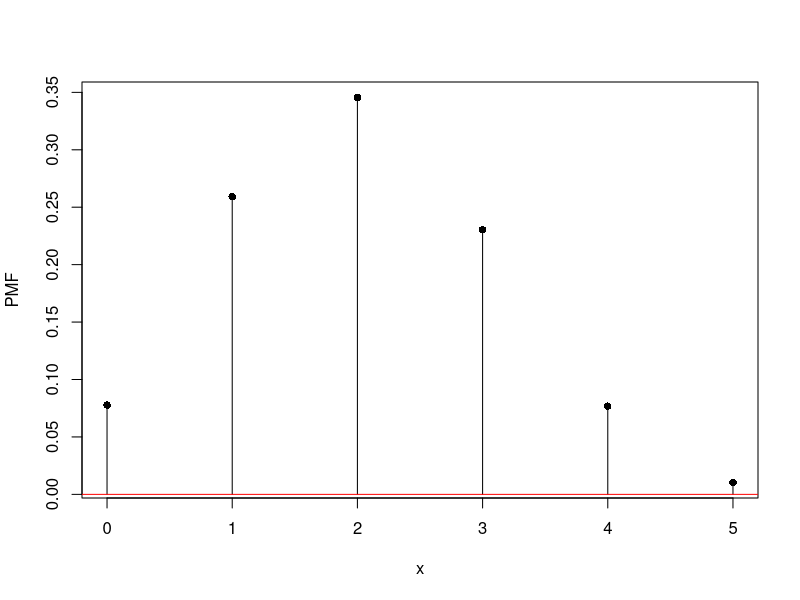
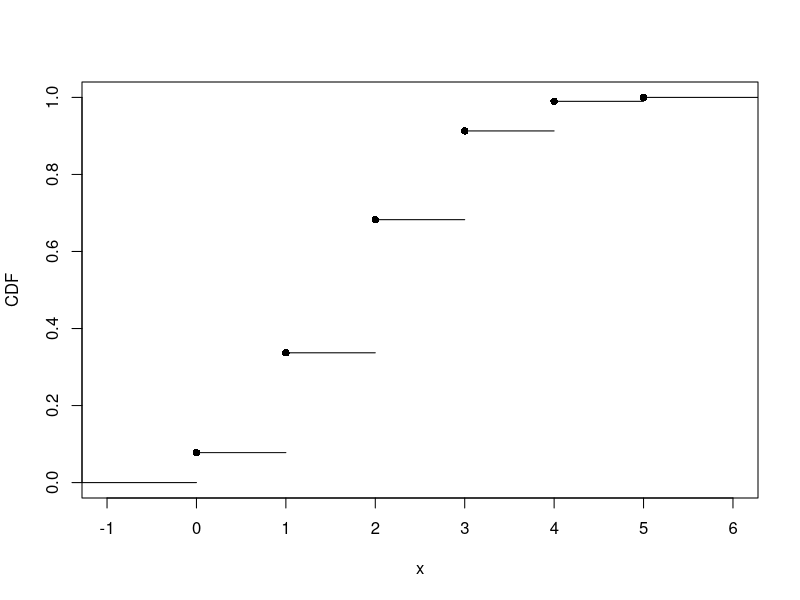
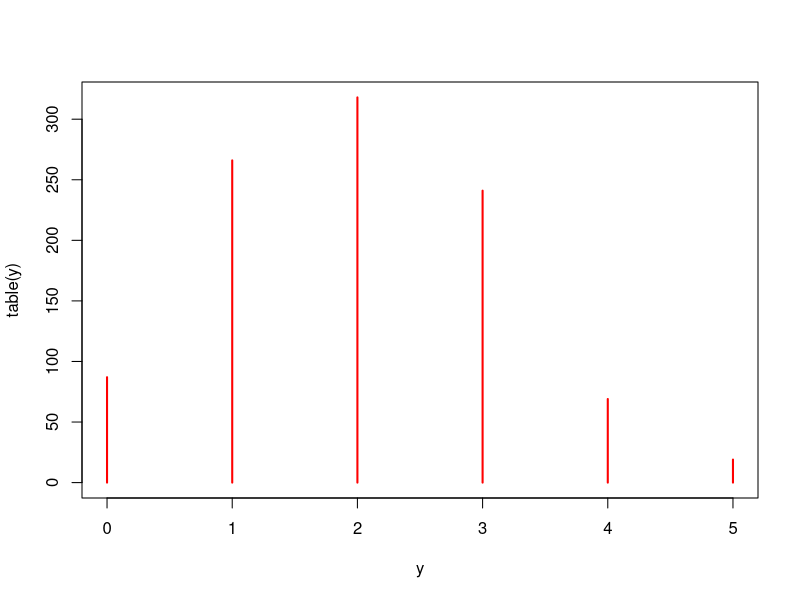
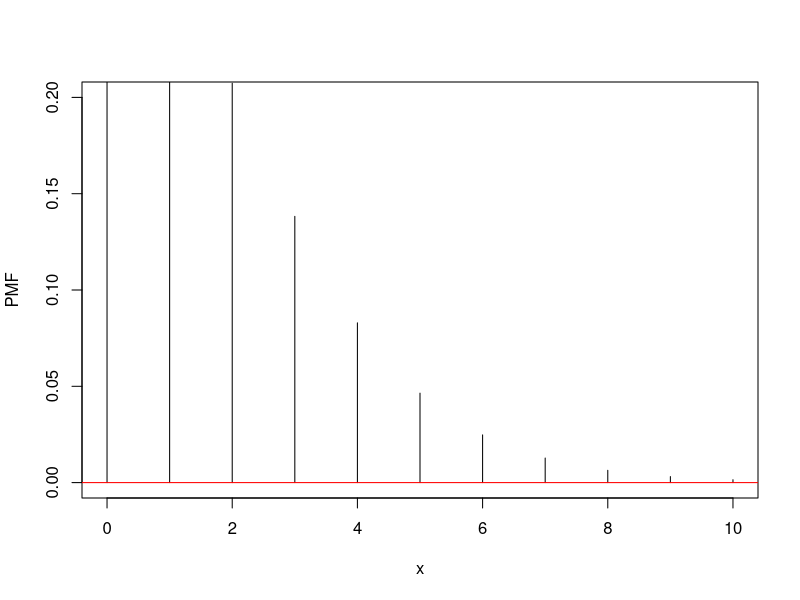
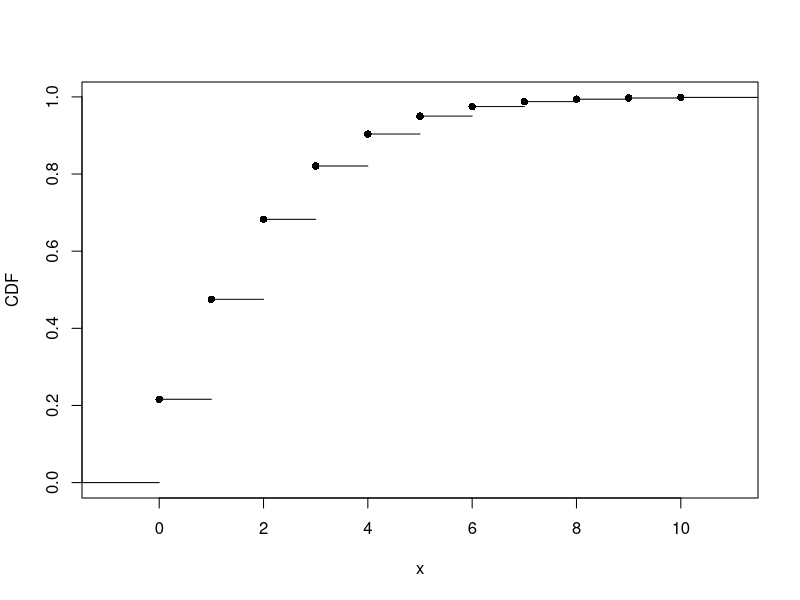
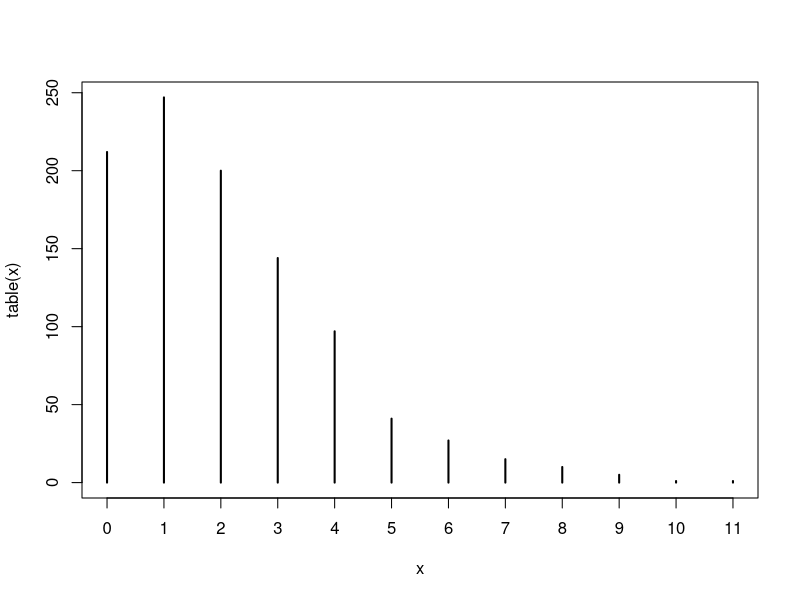
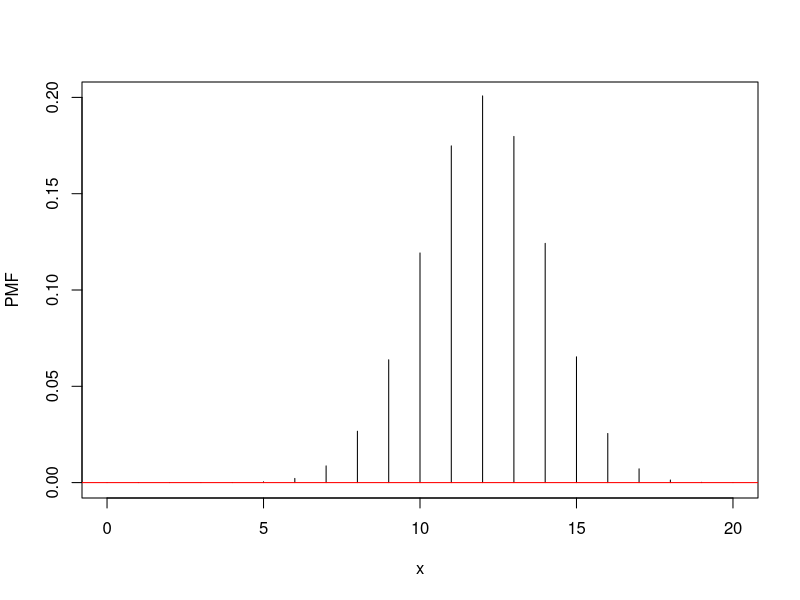
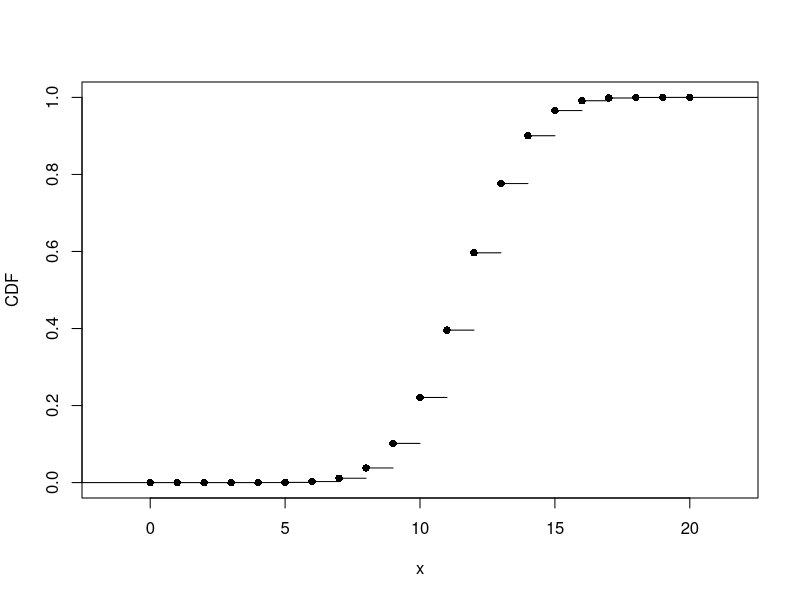

Recreate these plots in R, in order.
### CS 544 Module 4 Assignment
### Hao Wu
### Part 1) Binomial distribution
n <- 5
p <- 0.4

## Question a
# PMF Plot and Caculate
pmf <- dbinom(0:n, size = n, prob = p)
plot(0:n, pmf, type = "h", xaxt = "n",
     main = "", xlab = "x", ylab = "PMF")
points(0:n, pmf, pch = 16)   
axis(side = 1, at = 0:n, labels = TRUE)
abline(h = 0, col="red")
#CDF Plot and caculate
cdf <- pbinom(0:n, size = n, prob = p)
cdf <- c(0, cdf)
cdfplot <- stepfun(0:n, cdf)
plot(cdfplot, verticals = FALSE, pch = 16,
     main = "", xlab = "x", ylab = "CDF")

## Question b 
Qb <- dbinom(2, size = n, prob = p)
Qb
# or
choose(n,2) * p^2 * (1 - p)^3

## Question c
Qc <- sum(dbinom(2:n, size = n, prob = p))
Qc

## Question d
y <- rbinom(1000, size=5, prob=p)
table(y)
plot(table(y), type="h", col="red")




### Part 2) Negative Binomial distribution
r <- 3
p <- 0.6
## Question a
pmf <- dnbinom(0:10, size = r, prob = p)
plot(0:10,pmf,type="h",
     xlab="x",ylab="PMF", ylim = c(0, 0.2))
abline(h=0, col="red")

cdf <- c(0, cumsum(pmf))
cdfplot <- stepfun(0:10, cdf)
plot(cdfplot, verticals = FALSE, pch = 16,
     main = "", xlab = "x", ylab = "CDF")

## Question b
dnbinom(4, size = r, prob = p)
# or
choose(6, 2) * (p**r) * ((1-p)**4) 

## Question c
pnbinom(4, size = r, prob = p)
# or
sum(dnbinom(0:4, size = r, prob = p))

## Question d
x <- rnbinom(1000, size = r, prob = p)
plot(table(x))




### Part 3) Hypergeometric distribution

M <- 60  ## Mult Choice Question
N <- 40  ## Programming Question
K <- 20  ## The question which will be select on final exam

## Question a 
# PMF
pmf <- dhyper(0:K, m = M, n = N, k = K)

plot(0:K,pmf,type="h",
     xlab="x",ylab="PMF", ylim = c(0, 0.2))
abline(h=0, col="red")

# CDF
cdf <- c(0, cumsum(pmf))
cdfplot <- stepfun(0:K, cdf)
plot(cdfplot, verticals = FALSE, pch = 16,
     main = "", xlab = "x", ylab = "CDF")

## Question b
dhyper(10, m = M, n = N, k = K)
# or
choose(M,10) * choose(N,10) / choose(M+N, 20)

## Question c
1 - phyper(10, m = M, n = N, k = K)
# or
phyper(10, m = M, n = N, k = K, lower.tail = FALSE)

## Question d
z <- rhyper(1000, m = M, n = N, k = K )
plot(table(z))



### Part 4) Possion Distribution

## Question a 
dpois(8, lambda=10)

## Question b 
sum(dpois(0:8, lambda=10))
#or
ppois(8, lambda=10)

## Question c 
sum(dpois(6:12, lambda=10))
#or
ppois(12, lambda=10) - ppois(5, lambda=10)
#or
diff(ppois(c(5,12), lambda=10))

## Question d

# Plot PMF
pmf <- dpois(0:20, lambda=10)
plot(0:20,pmf,type="h",
     xlab="x",ylab="PMF", ylim = c(0, 0.25))
abline(h=0, col="red")

# Plot CDF
cdf <- c(0, cumsum(pmf))
cdfplot <- stepfun(0:20, cdf)
plot(cdfplot, verticals = FALSE, pch = 16,
     main = "", xlab = "x", ylab = "CDF")

## Question e
x <- rpois(50, lambda = 10)
plot(table(x))
# The graph is approach normal distribution but, it is more like left crewed normal distribution.




### Part 5) Normal Distribution
mu <- 100
sd <- 10

## Question a
# Plot PDF
x <- seq(mu-3*sd, mu+3*sd)
pdf = dnorm(x,mean = mu,sd = sd)
plot(x, pdf, type="l", col="red", 
     xlim=c(mu-3*sd,mu+3*sd), ylim=c(0,0.05),
     xaxt="n", yaxt="n",
     main="Normal Distribution", xlab="probability", ylab="sd")
axis(side = 1, at = c(70,80,90,100,110,120,130), 
     labels = TRUE) 
axis(side = 2, at = c(0,0.01,0.02,0.03,0.04,0.05), 
     labels = TRUE)

## Question b
pnorm(120, mean = mu, sd = sd,lower.tail = FALSE)
#or
1- pnorm(120,mean = mu, sd = sd )

## Question c
pnorm(90, mean = mu, sd= sd) - pnorm(80, mean= mu, sd=sd)

## Question d
#within three standard deviation
pnorm(mu + 3*sd, mean = mu, sd = sd) -
  pnorm(mu - 3*sd, mean = mu, sd = sd)
#within two standard deviation
pnorm(mu + 2*sd, mean = mu, sd = sd) -
  pnorm(mu - 2*sd, mean = mu, sd = sd)
#within one standard deviation
pnorm(mu + sd, mean = mu, sd = sd) -
  pnorm(mu - sd, mean = mu, sd = sd)

## Question e
qnorm(0.1, mean= mu , sd= sd)
qnorm(0.9, mean= mu , sd= sd)

## Question f
qnorm(0.98, mean = mu, sd= sd)

## Question g
x <- rnorm(10000, mean = mu, sd = sd)
x <- round(x)
plot(table(x))
